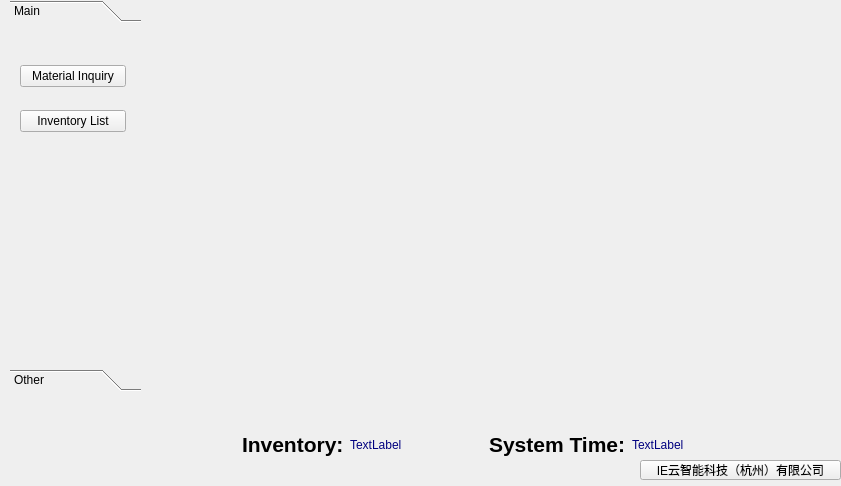
<?xml version="1.0" encoding="UTF-8"?>
<ui version="4.0">
 <class>InventoryManage</class>
 <widget class="QWidget" name="InventoryManage">
  <property name="geometry">
   <rect>
    <x>0</x>
    <y>0</y>
    <width>841</width>
    <height>486</height>
   </rect>
  </property>
  <property name="sizePolicy">
   <sizepolicy hsizetype="Expanding" vsizetype="Expanding">
    <horstretch>0</horstretch>
    <verstretch>0</verstretch>
   </sizepolicy>
  </property>
  <property name="windowTitle">
   <string>Form</string>
  </property>
  <widget class="QToolBox" name="toolBox">
   <property name="geometry">
    <rect>
     <x>10</x>
     <y>0</y>
     <width>131</width>
     <height>391</height>
    </rect>
   </property>
   <property name="currentIndex">
    <number>0</number>
   </property>
   <widget class="QWidget" name="Mainqwidget">
    <property name="geometry">
     <rect>
      <x>0</x>
      <y>0</y>
      <width>131</width>
      <height>339</height>
     </rect>
    </property>
    <attribute name="label">
     <string>Main</string>
    </attribute>
    <widget class="QWidget" name="layoutWidget">
     <property name="geometry">
      <rect>
       <x>10</x>
       <y>20</y>
       <width>106</width>
       <height>101</height>
      </rect>
     </property>
     <layout class="QVBoxLayout" name="verticalLayout_2">
      <item>
       <widget class="QPushButton" name="MIpushButton">
        <property name="text">
         <string>Material Inquiry</string>
        </property>
       </widget>
      </item>
      <item>
       <widget class="QPushButton" name="ILpushButton">
        <property name="text">
         <string>Inventory List</string>
        </property>
       </widget>
      </item>
     </layout>
    </widget>
   </widget>
   <widget class="QWidget" name="Otherwidget">
    <property name="geometry">
     <rect>
      <x>0</x>
      <y>0</y>
      <width>131</width>
      <height>339</height>
     </rect>
    </property>
    <attribute name="label">
     <string>Other</string>
    </attribute>
    <widget class="QWidget" name="layoutWidget">
     <property name="geometry">
      <rect>
       <x>10</x>
       <y>0</y>
       <width>111</width>
       <height>161</height>
      </rect>
     </property>
     <layout class="QVBoxLayout" name="verticalLayout">
      <item>
       <widget class="QPushButton" name="CPpushButton">
        <property name="text">
         <string>Change Password</string>
        </property>
       </widget>
      </item>
      <item>
       <widget class="QPushButton" name="SOpushButton">
        <property name="text">
         <string>Sign Out</string>
        </property>
       </widget>
      </item>
      <item>
       <widget class="QPushButton" name="ESpushButton">
        <property name="text">
         <string>Exit System</string>
        </property>
       </widget>
      </item>
     </layout>
    </widget>
   </widget>
  </widget>
  <widget class="QStackedWidget" name="InventoryStack">
   <property name="geometry">
    <rect>
     <x>150</x>
     <y>20</y>
     <width>671</width>
     <height>401</height>
    </rect>
   </property>
   <property name="styleSheet">
    <string notr="true">color: rgb(0, 0, 0);</string>
   </property>
   <widget class="QWidget" name="page"/>
   <widget class="QWidget" name="page_2"/>
  </widget>
  <widget class="QWidget" name="layoutWidget">
   <property name="geometry">
    <rect>
     <x>160</x>
     <y>430</y>
     <width>606</width>
     <height>29</height>
    </rect>
   </property>
   <layout class="QHBoxLayout" name="horizontalLayout_3">
    <item>
     <spacer name="horizontalSpacer_2">
      <property name="orientation">
       <enum>Qt::Horizontal</enum>
      </property>
      <property name="sizeHint" stdset="0">
       <size>
        <width>40</width>
        <height>20</height>
       </size>
      </property>
     </spacer>
    </item>
    <item>
     <layout class="QHBoxLayout" name="horizontalLayout">
      <item>
       <widget class="QLabel" name="inventorylabel">
        <property name="styleSheet">
         <string notr="true">color:black;

font: 18pt &quot;华文行楷&quot;;
</string>
        </property>
        <property name="text">
         <string>&lt;html&gt;&lt;head/&gt;&lt;body&gt;&lt;p&gt;&lt;span style=&quot; font-size:16pt; font-weight:600;&quot;&gt;Inventory:&lt;/span&gt;&lt;/p&gt;&lt;/body&gt;&lt;/html&gt;</string>
        </property>
       </widget>
      </item>
      <item>
       <widget class="QLabel" name="usernamelabel">
        <property name="styleSheet">
         <string notr="true">font: 14pt &quot;华文行楷&quot;;
color: rgb(0, 0, 127);</string>
        </property>
        <property name="text">
         <string>TextLabel</string>
        </property>
       </widget>
      </item>
     </layout>
    </item>
    <item>
     <spacer name="horizontalSpacer">
      <property name="orientation">
       <enum>Qt::Horizontal</enum>
      </property>
      <property name="sizeHint" stdset="0">
       <size>
        <width>40</width>
        <height>20</height>
       </size>
      </property>
     </spacer>
    </item>
    <item>
     <layout class="QHBoxLayout" name="horizontalLayout_2">
      <item>
       <widget class="QLabel" name="timelabel">
        <property name="styleSheet">
         <string notr="true">color:black;

font: 18pt &quot;华文行楷&quot;;
</string>
        </property>
        <property name="text">
         <string>&lt;html&gt;&lt;head/&gt;&lt;body&gt;&lt;p&gt;&lt;span style=&quot; font-size:16pt; font-weight:600;&quot;&gt;System Time:&lt;/span&gt;&lt;/p&gt;&lt;/body&gt;&lt;/html&gt;</string>
        </property>
       </widget>
      </item>
      <item>
       <widget class="QLabel" name="systemtimelabel">
        <property name="styleSheet">
         <string notr="true">font: 14pt &quot;华文行楷&quot;;
color: rgb(0, 0, 127);</string>
        </property>
        <property name="text">
         <string>TextLabel</string>
        </property>
       </widget>
      </item>
     </layout>
    </item>
    <item>
     <spacer name="horizontalSpacer_3">
      <property name="orientation">
       <enum>Qt::Horizontal</enum>
      </property>
      <property name="sizeHint" stdset="0">
       <size>
        <width>40</width>
        <height>20</height>
       </size>
      </property>
     </spacer>
    </item>
   </layout>
  </widget>
  <widget class="QPushButton" name="testpushButton">
   <property name="geometry">
    <rect>
     <x>640</x>
     <y>460</y>
     <width>201</width>
     <height>20</height>
    </rect>
   </property>
   <property name="text">
    <string>IE云智能科技（杭州）有限公司</string>
   </property>
  </widget>
  <zorder>layoutWidget</zorder>
  <zorder>toolBox</zorder>
  <zorder>InventoryStack</zorder>
  <zorder>testpushButton</zorder>
 </widget>
 <resources/>
 <connections/>
</ui>
